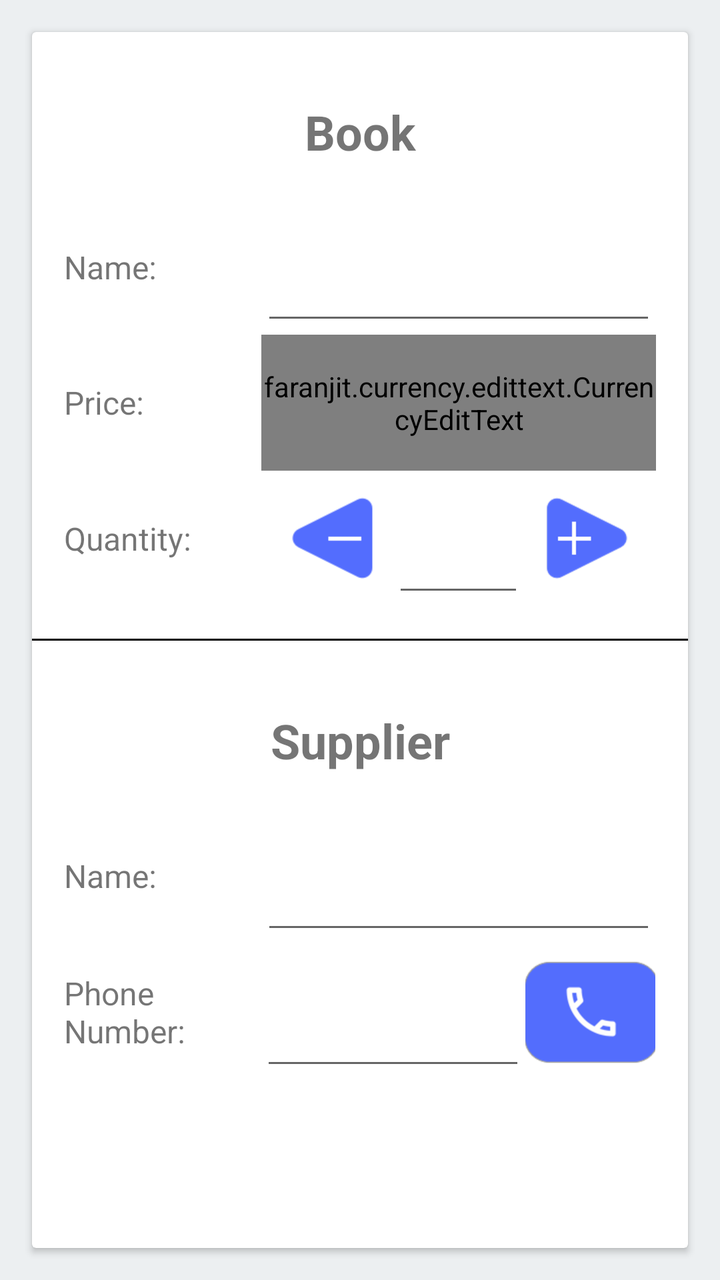
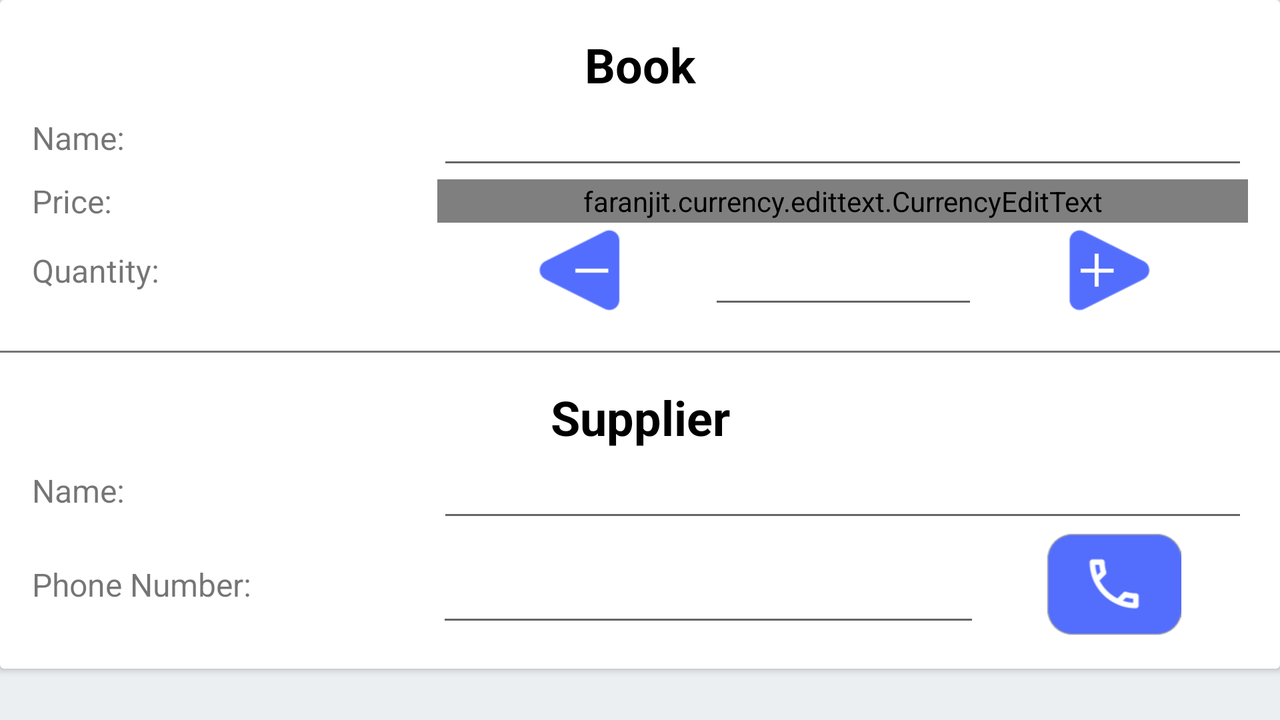

First picture: res/layout/ on a phone held upright. Second picture: the repository's own variant of that layout, on a device whose configuration matches the variant's folder. Source for both follows.
<!-- AndroidManifest.xml: application theme AppTheme -->
<!-- res/layout/activity_editor.xml -->
<?xml version="1.0" encoding="utf-8"?>
<RelativeLayout xmlns:android="http://schemas.android.com/apk/res/android"
    xmlns:app="http://schemas.android.com/apk/res-auto"
    xmlns:tools="http://schemas.android.com/tools"
    android:layout_width="match_parent"
    android:layout_height="match_parent"
    android:background="@color/background"
    tools:context=".EditorActivity">

    <android.support.v7.widget.CardView
        android:layout_width="match_parent"
        android:layout_height="match_parent"
        android:layout_margin="16dp">

        <LinearLayout
            android:layout_width="match_parent"
            android:layout_height="match_parent"
            android:orientation="vertical">
            
            <LinearLayout
                android:layout_width="match_parent"
                android:layout_height="0dp"
                android:layout_margin="16dp"
                android:layout_weight="1"
                android:orientation="vertical">

                <LinearLayout
                    android:layout_width="match_parent"
                    android:layout_height="0dp"
                    android:layout_weight="1"
                    android:orientation="horizontal">

                    <TextView
                        android:layout_width="0dp"
                        android:layout_height="match_parent"
                        android:layout_weight="1"
                        android:fontFamily="sans-serif"
                        android:gravity="center_vertical"
                        android:text="Book"
                        android:textAlignment="center"
                        android:textSize="24sp"
                        android:textStyle="bold" />
                </LinearLayout>

                <LinearLayout
                    android:layout_width="match_parent"
                    android:layout_height="0dp"
                    android:layout_weight="1"
                    android:orientation="horizontal">

                    <TextView
                        android:layout_width="0dp"
                        android:layout_height="match_parent"
                        android:layout_weight="1"
                        android:fontFamily="sans-serif"
                        android:gravity="center_vertical"
                        android:text="Name: "
                        android:textSize="16sp" />

                    <EditText
                        android:id="@+id/bookName"
                        android:layout_width="0dp"
                        android:layout_height="match_parent"
                        android:layout_weight="2" />
                </LinearLayout>

                <LinearLayout
                    android:layout_width="match_parent"
                    android:layout_height="0dp"
                    android:layout_weight="1"
                    android:orientation="horizontal">

                    <TextView
                        android:layout_width="0dp"
                        android:layout_height="match_parent"
                        android:layout_weight="1"

                        android:fontFamily="sans-serif"
                        android:gravity="center_vertical"
                        android:text="Price: "
                        android:textSize="16sp" />
                    <faranjit.currency.edittext.CurrencyEditText
                        android:id="@+id/bookPrice"
                        android:layout_width="0dp"
                        android:maxLength="7"
                        android:layout_height="match_parent"
                        android:layout_weight="2"
                        app:showSymbol="true"
                        android:inputType="number"
                        app:locale="en_US"/>
                </LinearLayout>

                <LinearLayout
                    android:layout_width="match_parent"
                    android:layout_height="0dp"
                    android:layout_weight="1"
                    android:orientation="horizontal">

                    <TextView
                        android:layout_width="0dp"
                        android:layout_height="match_parent"
                        android:layout_weight="1"
                        android:fontFamily="sans-serif"
                        android:gravity="center_vertical"
                        android:text="Quantity: "
                        android:textSize="16sp" />

                    <ImageButton
                        android:id="@+id/decrease_quantity_button"
                        android:layout_width="0dp"
                        android:layout_height="match_parent"
                        android:layout_gravity="start"
                        android:layout_weight=".66"
                        android:background="@null"
                        android:src="@drawable/decrease_quantity_button" />

                    <EditText
                        android:id="@+id/bookQuantity"
                        android:layout_width="0dp"
                        android:maxLength="4"
                        android:layout_height="match_parent"
                        android:layout_weight=".66"
                        android:inputType="number" />

                    <ImageButton
                        android:id="@+id/increase_quantity_button"
                        android:layout_width="0dp"
                        android:layout_height="match_parent"
                        android:layout_gravity="end"
                        android:layout_weight=".66"
                        android:background="@null"
                        android:src="@drawable/increase_quantity_button" />
                </LinearLayout>
            </LinearLayout>

            <View
                android:layout_width="match_parent"
                android:layout_height="1dp"
                android:background="@android:color/black" />
            
            <LinearLayout
                android:layout_width="match_parent"
                android:layout_height="0dp"
                android:layout_margin="16dp"
                android:layout_weight="1"
                android:orientation="vertical">

                <LinearLayout
                    android:layout_width="match_parent"
                    android:layout_height="0dp"
                    android:layout_weight="1"
                    android:orientation="horizontal">

                    <TextView
                        android:layout_width="0dp"
                        android:layout_height="match_parent"
                        android:layout_weight="1"
                        android:fontFamily="sans-serif"
                        android:gravity="center_vertical"
                        android:text="Supplier"
                        android:textAlignment="center"
                        android:textSize="24sp"
                        android:textStyle="bold" />
                </LinearLayout>

                <LinearLayout
                    android:layout_width="match_parent"
                    android:layout_height="0dp"
                    android:layout_weight="1"
                    android:orientation="horizontal">

                    <TextView
                        android:layout_width="0dp"
                        android:layout_height="match_parent"
                        android:layout_weight="1"
                        android:fontFamily="sans-serif"
                        android:gravity="center_vertical"
                        android:text="Name: "
                        android:textSize="16sp" />

                    <EditText
                        android:id="@+id/supplierName"
                        android:layout_width="0dp"
                        android:layout_height="match_parent"
                        android:layout_weight="2" />
                </LinearLayout>

                <LinearLayout
                    android:layout_width="match_parent"
                    android:layout_height="0dp"
                    android:layout_weight="1"
                    android:orientation="horizontal">

                    <TextView
                        android:layout_width="0dp"
                        android:layout_height="match_parent"
                        android:layout_weight="1"
                        android:fontFamily="sans-serif"
                        android:gravity="center_vertical"
                        android:text="Phone Number: "
                        android:textSize="16sp" />

                    <EditText
                        android:id="@+id/supplierPhoneNumber"
                        android:layout_width="0dp"
                        android:maxLength="10"
                        android:layout_height="match_parent"
                        android:layout_weight="1.34"
                        android:paddingRight="16dp"
                        android:inputType="phone" />
                    <ImageButton
                        android:id="@+id/phone_button"
                        android:layout_width="0dp"
                        android:layout_height="match_parent"
                        android:layout_weight=".66"
                        android:src="@drawable/phone_button"
                        android:background="@null"/>
                </LinearLayout>

                <LinearLayout
                    android:layout_width="match_parent"
                    android:layout_height="0dp"
                    android:layout_weight="1"
                    android:orientation="horizontal"></LinearLayout>
            </LinearLayout>
        </LinearLayout>


    </android.support.v7.widget.CardView>

</RelativeLayout>
<!-- resources referenced by this layout -->
<resources>
  <color name="background">#ECEFF1</color>
  <!-- drawable decrease_quantity_button: png bitmap (drawable-xhdpi, 813 bytes) -->
  <!-- drawable increase_quantity_button: png bitmap (drawable-mdpi, 800 bytes) -->
  <!-- drawable phone_button: png bitmap (drawable-hdpi, 2726 bytes) -->
  <style name="AppTheme" parent="Theme.AppCompat.Light">
          
          <item name="colorPrimary">@color/colorPrimary</item>
          <item name="colorPrimaryDark">@color/colorPrimaryDark</item>
          <item name="colorAccent">@color/colorAccent</item>
          <item name="android:windowLightStatusBar">true</item>
      </style>
  <color name="colorPrimary">#FFC107</color>
  <color name="colorPrimaryDark">#FFA000</color>
  <color name="colorAccent">#536DFE</color>
</resources>
<!-- res/layout-land/activity_editor.xml (the repository's variant of the layout above) -->
<!-- drawn on the phone turned sideways -->
<?xml version="1.0" encoding="utf-8"?>
<ScrollView xmlns:android="http://schemas.android.com/apk/res/android"
    xmlns:app="http://schemas.android.com/apk/res-auto"
    xmlns:tools="http://schemas.android.com/tools"
    android:layout_width="match_parent"
    android:layout_height="match_parent"
    android:background="@color/background"
    tools:context=".EditorActivity">

    <android.support.v7.widget.CardView
        style="@style/card">

        <LinearLayout
            android:layout_width="match_parent"
            android:layout_height="match_parent"
            android:orientation="vertical">
            
            <LinearLayout
                android:layout_width="match_parent"
                android:layout_height="0dp"
                android:layout_margin="16dp"
                android:layout_weight="1"
                android:orientation="vertical">

                <LinearLayout
                    android:layout_width="match_parent"
                    android:layout_height="0dp"
                    android:layout_weight="1"
                    android:orientation="horizontal">

                    <TextView
                        android:layout_width="0dp"
                        android:layout_height="match_parent"
                        android:layout_weight="1"
                        android:fontFamily="sans-serif"
                        android:gravity="center_vertical"
                        android:text="Book"
                        android:textAlignment="center"
                        android:textColor="@android:color/black"
                        android:textSize="24sp"
                        android:textStyle="bold" />
                </LinearLayout>

                <LinearLayout
                    android:layout_width="match_parent"
                    android:layout_height="0dp"
                    android:layout_weight="1"
                    android:orientation="horizontal">

                    <TextView
                        android:layout_width="0dp"
                        android:layout_height="match_parent"
                        android:layout_weight="1"
                        android:fontFamily="sans-serif"
                        android:gravity="center_vertical"
                        android:text="Name: "
                        android:textSize="16sp" />

                    <EditText
                        android:id="@+id/bookName"
                        android:layout_width="0dp"
                        android:layout_height="match_parent"
                        android:layout_weight="2" />
                </LinearLayout>

                <LinearLayout
                    android:layout_width="match_parent"
                    android:layout_height="0dp"
                    android:layout_weight="1"
                    android:orientation="horizontal">

                    <TextView
                        android:layout_width="0dp"
                        android:layout_height="match_parent"
                        android:layout_weight="1"

                        android:fontFamily="sans-serif"
                        android:gravity="center_vertical"
                        android:text="Price: "
                        android:textSize="16sp" />

                    <faranjit.currency.edittext.CurrencyEditText
                        android:id="@+id/bookPrice"
                        android:layout_width="0dp"
                        android:layout_height="match_parent"
                        android:layout_weight="2"
                        android:inputType="number"
                        android:maxLength="7"
                        app:locale="en_US"
                        app:showSymbol="true" />
                </LinearLayout>

                <LinearLayout
                    android:layout_width="match_parent"
                    android:layout_height="0dp"
                    android:layout_weight="1"
                    android:orientation="horizontal">

                    <TextView
                        android:layout_width="0dp"
                        android:layout_height="match_parent"
                        android:layout_weight="1"
                        android:fontFamily="sans-serif"
                        android:gravity="center_vertical"
                        android:text="Quantity: "
                        android:textSize="16sp" />

                    <ImageButton
                        android:id="@+id/decrease_quantity_button"
                        android:layout_width="0dp"
                        android:layout_height="match_parent"
                        android:scaleType="fitCenter"
                        android:layout_gravity="start"
                        android:layout_weight=".66"
                        android:background="@null"
                        android:src="@drawable/decrease_quantity_button" />

                    <EditText
                        android:id="@+id/bookQuantity"
                        android:layout_width="0dp"
                        android:layout_height="match_parent"
                        android:layout_weight=".66"
                        android:inputType="number"
                        android:maxLength="4" />

                    <ImageButton
                        android:id="@+id/increase_quantity_button"
                        android:layout_width="0dp"
                        android:layout_height="match_parent"
                        android:scaleType="fitCenter"
                        android:layout_gravity="end"
                        android:layout_weight=".66"
                        android:background="@null"
                        android:src="@drawable/increase_quantity_button" />
                </LinearLayout>
            </LinearLayout>

            <View
                android:layout_width="match_parent"
                android:layout_height="1dp"
                android:background="@color/defaultGrey" />
            
            <LinearLayout
                android:layout_width="match_parent"
                android:layout_height="0dp"
                android:layout_margin="16dp"
                android:layout_weight="1"
                android:orientation="vertical">

                <LinearLayout
                    android:layout_width="match_parent"
                    android:layout_height="0dp"
                    android:layout_weight="1"
                    android:orientation="horizontal">

                    <TextView
                        android:layout_width="0dp"
                        android:layout_height="match_parent"
                        android:layout_weight="1"
                        android:fontFamily="sans-serif"
                        android:gravity="center_vertical"
                        android:text="Supplier"
                        android:textAlignment="center"
                        android:textColor="@android:color/black"
                        android:textSize="24sp"
                        android:textStyle="bold" />
                </LinearLayout>

                <LinearLayout
                    android:layout_width="match_parent"
                    android:layout_height="0dp"
                    android:layout_weight="1"
                    android:orientation="horizontal">

                    <TextView
                        android:layout_width="0dp"
                        android:layout_height="match_parent"
                        android:layout_weight="1"
                        android:fontFamily="sans-serif"
                        android:gravity="center_vertical"
                        android:text="Name: "
                        android:textSize="16sp" />

                    <EditText
                        android:id="@+id/supplierName"
                        android:layout_width="0dp"
                        android:layout_height="match_parent"
                        android:layout_weight="2" />
                </LinearLayout>

                <LinearLayout
                    android:layout_width="match_parent"
                    android:layout_height="0dp"
                    android:layout_weight="1"
                    android:orientation="horizontal">

                    <TextView
                        android:layout_width="0dp"
                        android:layout_height="match_parent"
                        android:layout_weight="1"
                        android:fontFamily="sans-serif"
                        android:gravity="center_vertical"
                        android:text="Phone Number: "
                        android:textSize="16sp" />

                    <EditText
                        android:id="@+id/supplierPhoneNumber"
                        android:layout_width="0dp"
                        android:layout_height="match_parent"
                        android:layout_weight="1.34"
                        android:inputType="phone"
                        android:maxLength="10"
                        android:paddingRight="16dp" />

                    <ImageButton
                        android:id="@+id/phone_button"
                        android:layout_width="0dp"
                        android:layout_height="match_parent"
                        android:scaleType="fitCenter"
                        android:layout_weight=".66"
                        android:background="@null"
                        android:src="@drawable/phone_button" />
                </LinearLayout>

                <LinearLayout
                    android:layout_width="match_parent"
                    android:layout_height="0dp"
                    android:layout_weight="1"
                    android:orientation="horizontal"></LinearLayout>
            </LinearLayout>
        </LinearLayout>


    </android.support.v7.widget.CardView>

</ScrollView>
<!-- resources referenced by the variant -->
<!-- as the phone turned sideways resolves them -->
<resources>
  <color name="background">#ECEFF1</color>
  <color name="defaultGrey">#757575</color>
  <!-- drawable decrease_quantity_button: png bitmap (drawable-xhdpi, 813 bytes) -->
  <!-- drawable increase_quantity_button: png bitmap (drawable-mdpi, 800 bytes) -->
  <!-- drawable phone_button: png bitmap (drawable-hdpi, 2726 bytes) -->
  <style name="card">
          <item name="android:layout_width">match_parent</item>
          <item name="android:layout_height">match_parent</item>
          <item name="android:layout_margin">@dimen/standard_margin</item>
      </style>
  <style name="AppTheme" parent="Theme.AppCompat.Light">
          
          <item name="colorPrimary">@color/colorPrimary</item>
          <item name="colorPrimaryDark">@color/colorPrimaryDark</item>
          <item name="colorAccent">@color/colorAccent</item>
          <item name="android:windowLightStatusBar">true</item>
      </style>
  <color name="colorPrimary">#FFC107</color>
  <color name="colorPrimaryDark">#FFA000</color>
  <color name="colorAccent">#536DFE</color>
</resources>
